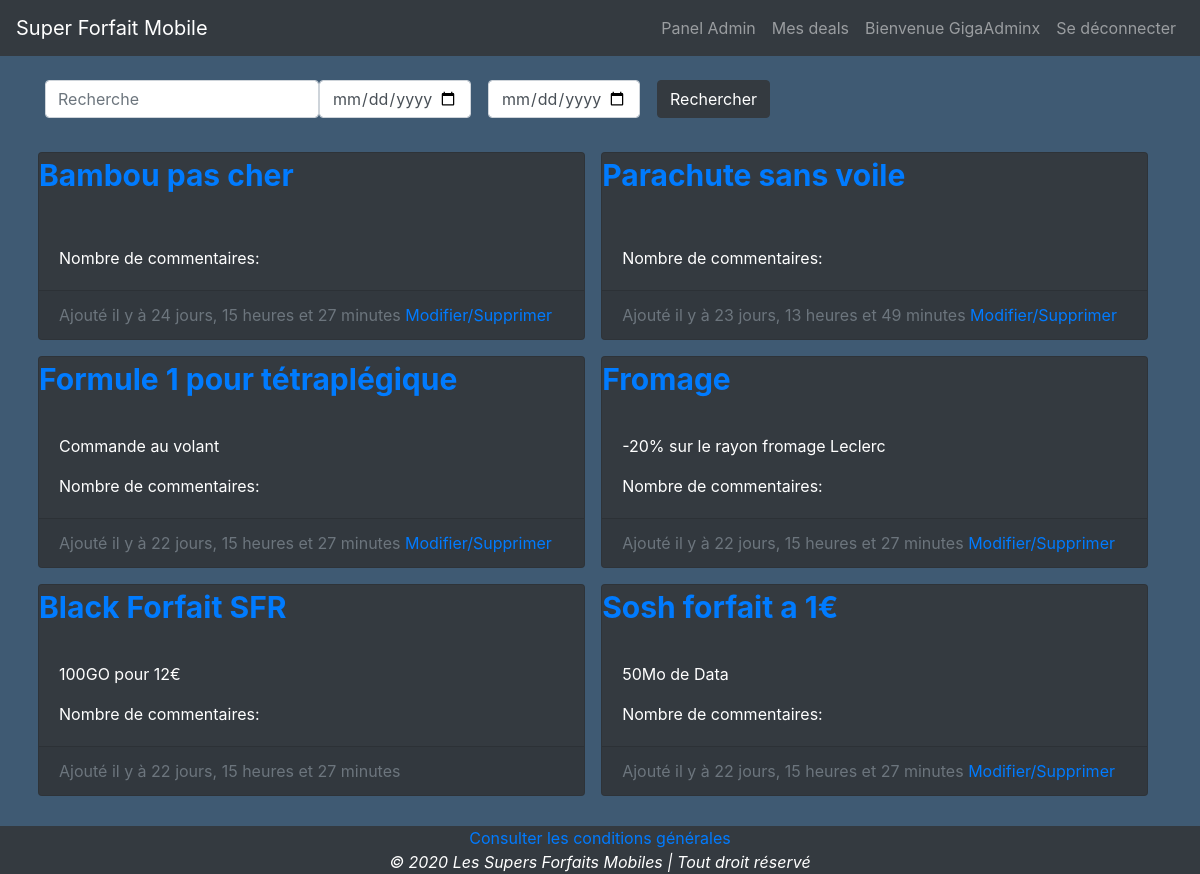
The page / (signed in) on the database its author committed.
### tables this page shows
CREATE TABLE `deals` (
  `deal_id` int(11) NOT NULL,
  `nom` varchar(50) NOT NULL,
  `description` varchar(255) DEFAULT NULL,
  `conditions` varchar(50) DEFAULT NULL,
  `user_id` int(11) NOT NULL,
  `date_ajout` datetime NOT NULL DEFAULT CURRENT_TIMESTAMP,
  `date_exp` datetime DEFAULT NULL,
  `date_deb` datetime DEFAULT NULL,
  `posted` tinyint(1) NOT NULL DEFAULT '0'
);

### application/controllers/Pages.php (called while the page is built, shortened)
<?php
class Pages extends CI_Controller {
	public function __construct()
	{
		$this->load->database();
		$this->load->helper(array('form', 'url'));
		$this->load->model('Deal_Model');
		$this->load->model('User_Model');
   		$this->load->model('Comments_Model');
	}
	public function index()
	{
		$showResearch = 0;
		if( (isset($_POST['search']) AND !empty($_POST['search'])) OR (isset($_POST['dateStart']) AND !empty($_POST['dateStart'])) OR (isset($_POST['dateEnd']) AND !empty($_POST['dateEnd'])) ) {
			$search = (!empty($_POST['search'])) ? preg_split('/\s+/', $_POST['search']) : '';
			$dateStart = (!empty($_POST['dateStart'])) ? $_POST['dateStart'] : '';
			$dateEnd = (!empty($_POST['dateEnd'])) ? $_POST['dateEnd'] : '' ;
			$select['deal'] = $this->Deal_Model->searchDealByResearch($search, $dateStart, $dateEnd);
			$showResearch = 1;
		}else{
			$select['deal'] = $this->Deal_Model->searchDealPosted();
		}
		$this->load->view('index', $select, $showResearch);
	}
}

### index.php (called while the page is built, shortened)
<?php
require_once BASEPATH.'core/CodeIgniter.php';

### application/models/Deal_Model.php (called while the page is built, shortened)
<?php
class Deal_Model extends CI_Model
{
	public function searchDealPosted()
	{
		return  $this->db->query('SELECT * FROM deals WHERE posted')->result();
	}
}

### application/views/template/deals.php (the view, shortened to what this page needs)
<div class="card m-2">
			<div class="card-title">
				<a href="<?php echo base_url('pages/details/'). $de->deal_id ?>" ><?php echo $de->nom; ?></a>
			</div>
			<div class="card-body">
				<p class="card-text"><?php echo $de->description; ?></p>
				<p class="card-text"> Nombre de commentaires:</p>
			</div>
			<div class="card-footer text-muted">
				<p class="card-text">Ajouté il y à <?php $fuseau  = new DatetimeZone('Europe/Paris');
				$dateNow = new Datetime('now', $fuseau);
				$dateOld = new Datetime($de->date_ajout, $fuseau);
				$date = $dateOld->diff($dateNow);
				if($date->days == 0){
					$date1 = $date->format('%hh%i');
				}else{
					if($date->h == 0){
						$date1 = $date->format('%d jours et %i minutes');
						$date1 = $date->format('%d jours, %h heure et %i minutes');
					}else{
						$date1 = $date->format('%d jours, %h heures et %i minutes');
					}
				}
				print_r($date1);
				if (isset($_SESSION['idUser']))
				{
					if ($de->user_id == $_SESSION['idUser']){
						echo '<a class="card-text" href="'.  base_url('deal/dealUpdate/') . $de->deal_id .'"> Modifier/Supprimer</a>';
					}
				}
				?></p>
			</div>
</div>

### application/views/index.php
<?php
include 'template/header.php';
$attributes = array('class' => 'form-inline');
echo form_open('pages/index', $attributes);
	$research = array(
		'name' => 'search',
		'class' => 'form-control',
		'id' => 'search',
		'type' => 'text',
		'placeholder' => 'Recherche');
echo '<div class="form-group">'.form_input($research).'</div>';
	$dateStart = array(
		'name' => 'dateStart',
		'class' => 'form-control',
		'id' => 'dateStart',
		'maxlength' => '70',
		'size'  => '70',
		'style' => 'width:90%',
		'type' => 'date');
echo '<div class="form-group">'.form_input($dateStart).'</div>';
	$dateEnd = array(
		'name' => 'dateEnd',
		'class' => 'form-control',
		'id' => 'dateEnd',
		'maxlength' => '70',
		'size'  => '70',
		'style' => 'width:90%',
		'type' => 'date');
echo '<div class="form-group">'.form_input($dateEnd).'</div>';
echo form_submit('submit', 'Rechercher', array('class' => 'btn btn-dark btn-connect'));
echo form_close();
echo '<div class="row">';
foreach ($deal as $de)
{
	include 'template/deals.php';
}
echo '</div>';
include 'template/footer.php';

### css/style.css (style rules this page uses)
body { background-color: #3f5a73; }
.btn-add, .btn-connect { margin: 10px 0 10px 0; }
.card { background-color: #343A40; color: white; width: 48%; }
.card-title { font-size: 30px; font-weight: bold; }

### rows shown on the page
deals: nom "Bambou pas cher", value "24 jours, 15 heures et 27 minutes"
deals: nom "Parachute sans voile", value "23 jours, 13 heures et 49 minutes"
deals: nom "Formule 1 pour tétraplégique", description "Commande au volant", value "22 jours, 15 heures et 27 minutes"
deals: nom "Fromage", description "-20% sur le rayon fromage Leclerc", value "22 jours, 15 heures et 27 minutes"
deals: nom "Black Forfait SFR", description "100GO pour 12€", value "22 jours, 15 heures et 27 minutes"
deals: nom "Sosh forfait a 1€", description "50Mo de Data", value "22 jours, 15 heures et 27 minutes"

### other values the page prints
$_SESSION['user'] "GigaAdminx"
